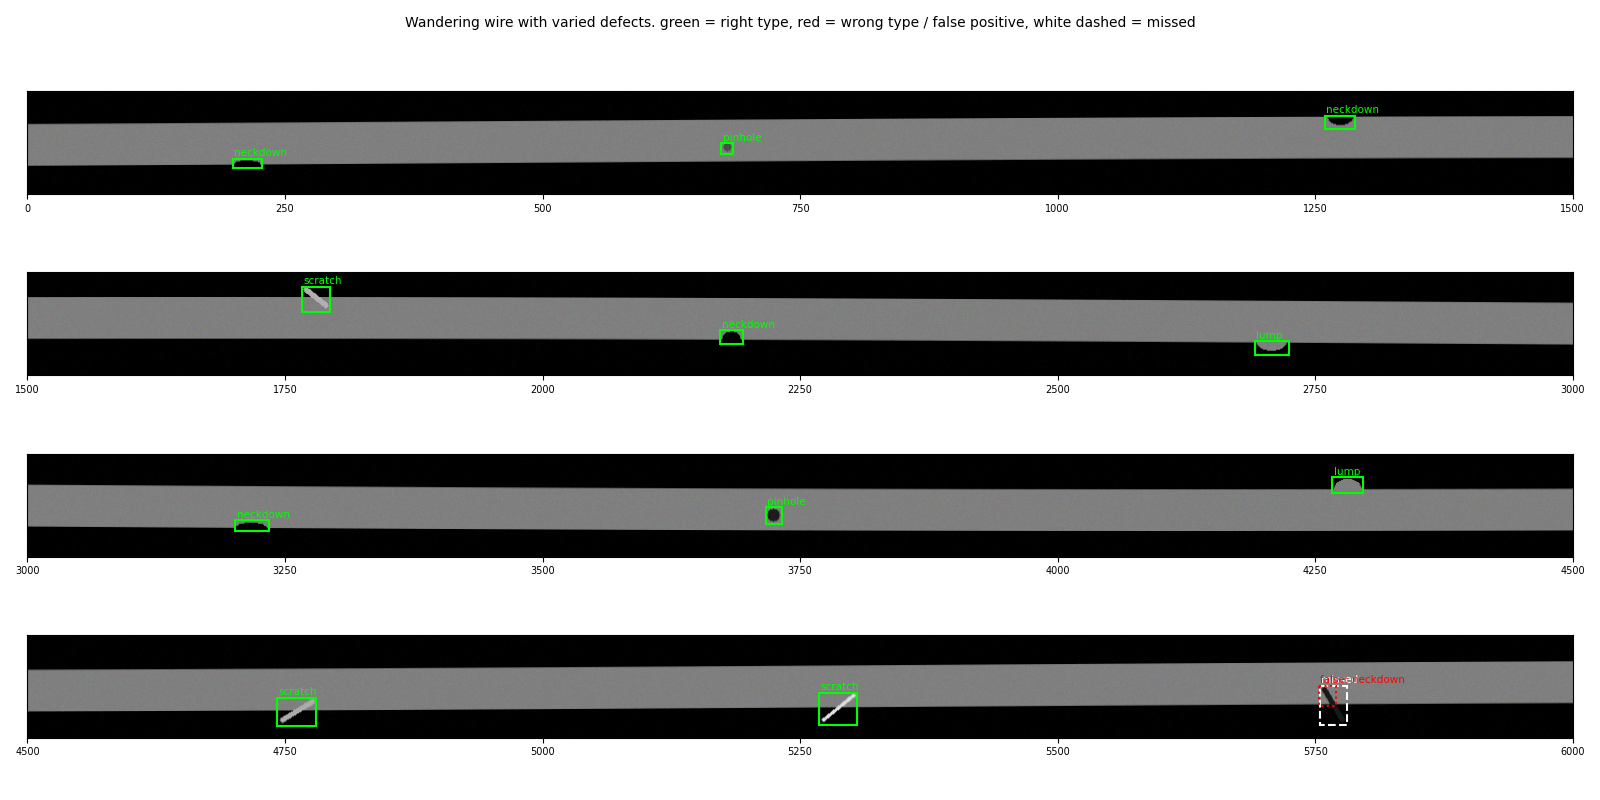

The Python source for this figure:
"""Step 5: a harder wire-strip simulation. Run with: python demo_strip_hard.py   (takes about two minutes)"""
import cv2
import matplotlib.pyplot as plt
import numpy as np
from matplotlib.patches import Rectangle

from src.defect_detector import WireDefectInspector
from src.strip import (DEFECT_TYPES, evaluate_strips, inspect_strip, make_strip, make_wire, match_detections,
                       wander_offset)

N_STRIPS = 20  # strips per cell; each has 12 defects
SIGMA = 3  # Gaussian sensor noise
WIRE_SETTINGS = dict(threshold=20, align="ecc", lock_x=True)


def cell(**kwargs):
    r = evaluate_strips(N_STRIPS, **kwargs)
    return r, f"{r['missed']:>3d} | {r['false_pos']:>3d} | {r['wrong']:>3d}"


def scenarios():
    print(f"1) INCREASING DIFFICULTY  ({N_STRIPS} strips x 12 defects, Gaussian noise sigma={SIGMA})")
    print("   cell: missed | false positives | misclassified")
    rows = [
        ("A  fixed-size defects, straight wire", dict(threshold=20), {}),
        ("B  + random sizes, brightness, angles", dict(threshold=20), dict(varied=True)),
        ("C  + wire wander 5 px, no alignment", dict(threshold=20), dict(varied=True, wander=5)),
        ("D  + wander 5 px, ECC alignment", WIRE_SETTINGS, dict(varied=True, wander=5)),
        ("E  + scratches crossing a wire edge", WIRE_SETTINGS, dict(varied=True, wander=5, edge_scratches=True)),
    ]
    for name, settings, kw in rows:
        r, text = cell(settings=settings, noise_sigma=SIGMA, **kw)
        print(f"   {name:40s}{text}")
        if name.startswith("E"):
            mistakes = {f"{a} -> {b}": n for (a, b), n in r["confusion"].items() if a != b}
            print(f"   misclassified in E: {mistakes}")


def why_defects_are_missed():
    print("\n2) WHICH DEFECTS ARE MISSED (scenario B, varied defects, straight wire)")
    reference = make_wire(6000).astype(int)
    inspector = WireDefectInspector(make_wire(), threshold=20)
    changed = {"found": [], "missed": []}
    per_type = {k: [0, 0] for k in DEFECT_TYPES}  # found, total
    for seed in range(N_STRIPS):
        strip, truth = make_strip(seed=seed, noise_sigma=SIGMA, varied=True)
        clean, _ = make_strip(seed=seed, varied=True)  # same defects without noise, to measure their size
        pairs, _ = match_detections(inspect_strip(strip, inspector), truth)
        for t, d in pairs:
            x, y, w, h = t["box"]
            n_pixels = int((np.abs(clean[y:y + h, x:x + w].astype(int) - reference[y:y + h, x:x + w]).max(axis=2) > 0).sum())
            changed["missed" if d is None else "found"].append(n_pixels)
            per_type[t["type"]][1] += 1
            per_type[t["type"]][0] += d is not None
    print("   found / total:", {k: f"{f}/{t}" for k, (f, t) in per_type.items()})
    print(f"   pixels changed by a missed defect : median {np.median(changed['missed']):.0f}, max {max(changed['missed'])}")
    print(f"   pixels changed by a found defect  : median {np.median(changed['found']):.0f}, min {min(changed['found'])}")
    print("   -> the misses are the tiniest defects (thin 1 px scratches, radius-3 pinholes): a detection floor, not a contrast problem")


def settings_tradeoff():
    print(f"\n3) THE TRADE-OFF: catching small defects vs. surviving speck noise  (scenario B, {N_STRIPS * 12} defects)")
    print("   cell: missed | false positives")
    print("   threshold sweep (blur 5x5, 3x3 open, min area 20):")
    print(f"   {'threshold':>10s}" + "".join(f"{f'sigma={s}':>14s}" for s in (0, 6)))
    for thr in (10, 15, 20, 30, 40):
        row = f"   {thr:>10d}"
        for s in (0, 6):
            r = evaluate_strips(N_STRIPS, dict(threshold=thr), noise_sigma=s, varied=True)
            row += f"{r['missed']:>8d} | {r['false_pos']:<3d}"
        print(row)
    print("   smoothing / cleanup (threshold 20), with salt-and-pepper specks (S&P):")
    conditions = [("gauss s=3", dict(noise_sigma=3)), ("S&P 1%", dict(speck_density=0.01)),
                  ("S&P 3%", dict(speck_density=0.03)), ("S&P 6%", dict(speck_density=0.06))]
    print(f"   {'':38s}" + "".join(f"{name:>13s}" for name, _ in conditions))
    configs = [
        ("current: blur 5, open 3x3, min 20", dict(threshold=20)),
        ("no open, blur 3, min 8", dict(threshold=20, blur_kernel=(3, 3), morph_kernel=(1, 1), min_defect_size=8)),
        ("no open, blur 3, min 8 + median", dict(threshold=20, blur_kernel=(3, 3), morph_kernel=(1, 1), min_defect_size=8,
                                                 denoise="median+gaussian")),
        ("current, min 8 + median", dict(threshold=20, min_defect_size=8, denoise="median+gaussian")),
    ]
    for name, settings in configs:
        row = f"   {name:38s}"
        for _, kw in conditions:
            r = evaluate_strips(N_STRIPS, settings, varied=True, **kw)
            row += f"{r['missed']:>7d} | {r['false_pos']:<4d}"
        print(row)


def position_offsets():
    print("\n4) POSITION ERROR OF DETECTIONS vs. ground truth, wire wander 5 px (centre offsets in px)")
    for name, settings in [("ECC alignment", dict(threshold=20, align="ecc")),
                           ("ECC alignment, lock_x=True", WIRE_SETTINGS)]:
        inspector = WireDefectInspector(make_wire(), **settings)
        dx = []
        for seed in range(N_STRIPS):
            strip, truth = make_strip(seed=seed, noise_sigma=SIGMA, varied=True, wander=5)
            found = inspect_strip(strip, inspector)
            for t in truth:
                tx, ty, tw, th = t["box"]
                near = [d for d in found if abs(d["x"] + d["w"] / 2 - tx - tw / 2) < 20 and abs(d["y"] + d["h"] / 2 - ty - th / 2) < 20]
                if near:
                    d = min(near, key=lambda d: abs(d["x"] + d["w"] / 2 - tx - tw / 2))
                    dx.append(abs(d["x"] + d["w"] / 2 - tx - tw / 2))
        print(f"   {name:30s} along the wire (x): median {np.median(dx):.1f}, 90th percentile {np.percentile(dx, 90):.1f}, max {max(dx):.1f}")


def draw_strip(seed=12):
    strip, truth = make_strip(seed=seed, noise_sigma=SIGMA, varied=True, wander=5, edge_scratches=True)
    inspector = WireDefectInspector(make_wire(), **WIRE_SETTINGS)
    found = inspect_strip(strip, inspector)
    pairs, extra = match_detections(found, truth)
    # detections are in the straight (aligned) frame; shift boxes by the local wander so they sit on the drifting wire
    shift = wander_offset(seed, strip.shape[1], 5)
    seg = 1500
    fig, axs = plt.subplots(4, 1, figsize=(16, 8))
    for i, ax in enumerate(axs):
        x0 = i * seg
        ax.imshow(cv2.cvtColor(strip[:, x0:x0 + seg], cv2.COLOR_BGR2RGB))
        ax.set_yticks([])
        ax.set_xticks(range(0, seg + 1, 250), [str(x0 + v) for v in range(0, seg + 1, 250)], fontsize=7)

        def box(b, color, label, style="-"):
            x, y, w, h = b
            dy = shift[min(max(x + w // 2, 0), len(shift) - 1)]
            ax.add_patch(Rectangle((x - x0 - 1.5, y + dy - 1.5), w + 3, h + 3, fill=False, ec=color, lw=1.5, ls=style))
            ax.text(x - x0, y + dy - 4, label, color=color, fontsize=7.5)

        for t, d in pairs:
            tb = t["box"]
            if not x0 <= tb[0] < x0 + seg:
                continue
            if d is None:
                box(tb, "white", "missed", "--")
            elif d["type"] == t["type"]:
                box((d["x"], d["y"], d["w"], d["h"]), "lime", d["type"])
            else:
                box((d["x"], d["y"], d["w"], d["h"]), "red", f"{d['type']} (true: {t['type']})")
        for d in extra:
            if x0 <= d["x"] < x0 + seg:
                box((d["x"], d["y"], d["w"], d["h"]), "red", f"false: {d['type']}", ":")
    fig.suptitle("Wandering wire with varied defects. green = right type, red = wrong type / false positive, white dashed = missed", fontsize=10)
    fig.tight_layout()
    fig.savefig("demo_strip_hard.png", dpi=100)


def main():
    scenarios()
    why_defects_are_missed()
    settings_tradeoff()
    position_offsets()
    draw_strip()
    plt.show()


if __name__ == "__main__":
    main()
